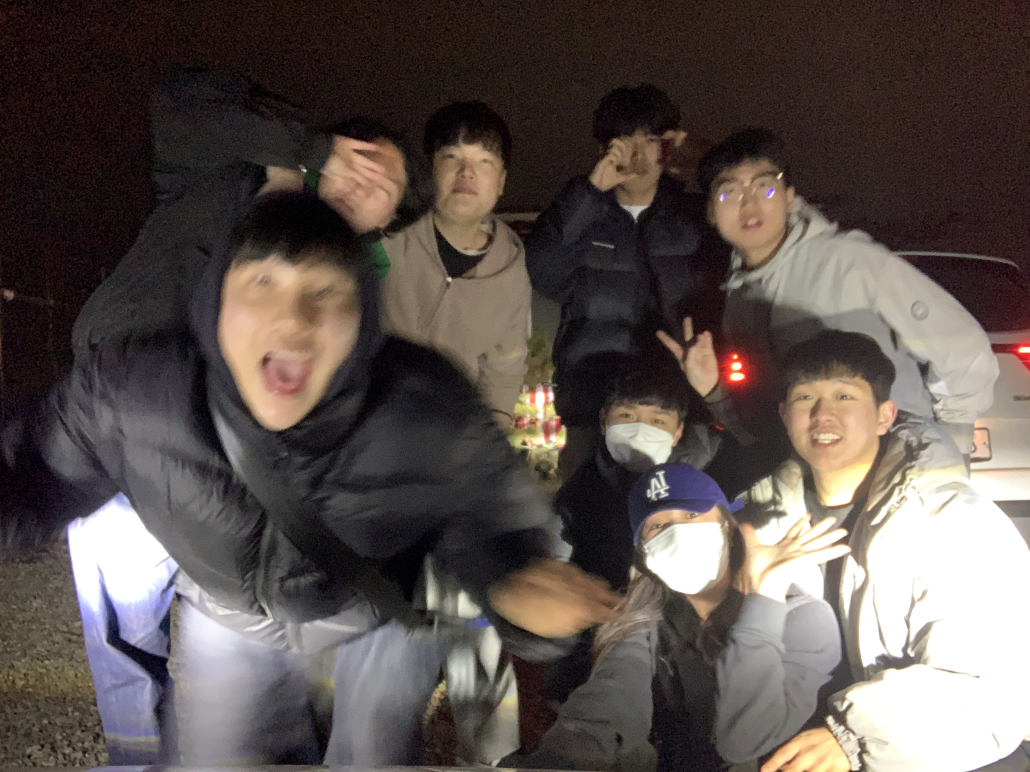
#> input picture w11/myimage.jpg, 3088 x 2316 px (shown at 1/3 size); its folder holds 2 pictures in this run
$ python kakao_vision_ocr.py
#> lines starting #> are read from the running program, lines starting #| are printed output that depends on the picture
import json
import cv2
import requests

LIMIT_PX = 1024
LIMIT_BYTE = 1024*1024
LIMIT_BOX = 40

# pixel 제약사항 체크 함수. 초과할 경우 resize 수행
def kakao_ocr_resize(image_path):
#> called with image_path = 'myimage.jpg'
    image = cv2.imread(image_path)
#> image is the input picture: shape (2316, 3088, 3); mean B, G, R 78.6, 82.4, 92.3
    height, width, _ = image.shape
#> height = 2316; width = 3088

    if LIMIT_PX < height or LIMIT_PX < width:
        ratio = float(LIMIT_PX) / max(height, width)
#> ratio = 0.332
        image = cv2.resize(image, None, fx=ratio, fy=ratio)
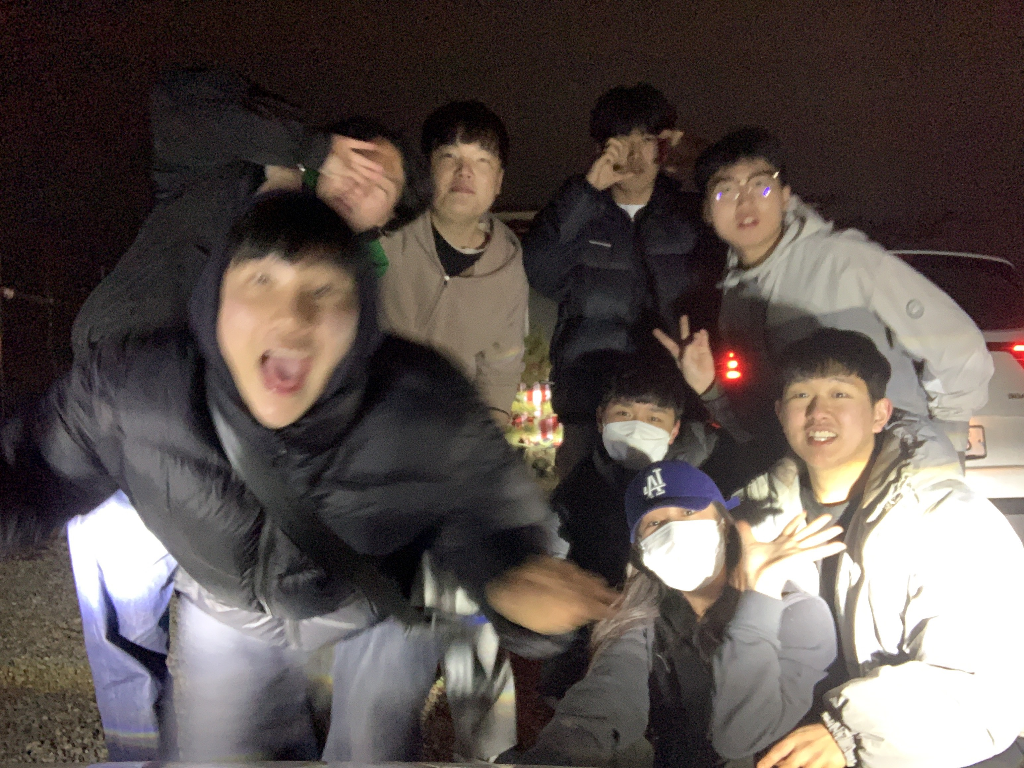
#> image: shape (768, 1024, 3); mean B, G, R 78.4, 82.2, 92.2

        # api 사용전에 이미지가 resize된 경우, recognize시 resize된 결과를 사용해야함.
        image_path = "{}_resized.jpg".format(image_path)
        cv2.imwrite(image_path, image)

        return image_path
    return None

def kakao_ocr(image_path, rest_api_key): # OCR 수행 함수
    API_URL = 'https://dapi.kakao.com/v2/vision/text/ocr'

    headers = {'Authorization': 'KakaoAK {}'.format(rest_api_key)}

    return requests.post(API_URL, headers=headers, files={"image": open(image_path, 'rb')})


def main():
    image_path = 'myimage.jpg'
    REST_API_KEY = '665a8daf77a1fb743d8533e833f23547'

    resize_impath = kakao_ocr_resize(image_path)
    if resize_impath is not None:
        image_path = resize_impath
        print('원본 대신 리사이즈된 이미지를 사용합니다.')

    output = kakao_ocr(image_path, REST_API_KEY).json()
    print("[OCR] output:\n{}\n".format(output))

if __name__ == "__main__":
    main()
#> (the call stopped at in kakao_ocr, `return requests.post(API_URL, headers=headers, files={"image": open(im..`: requests is not available in this run)
